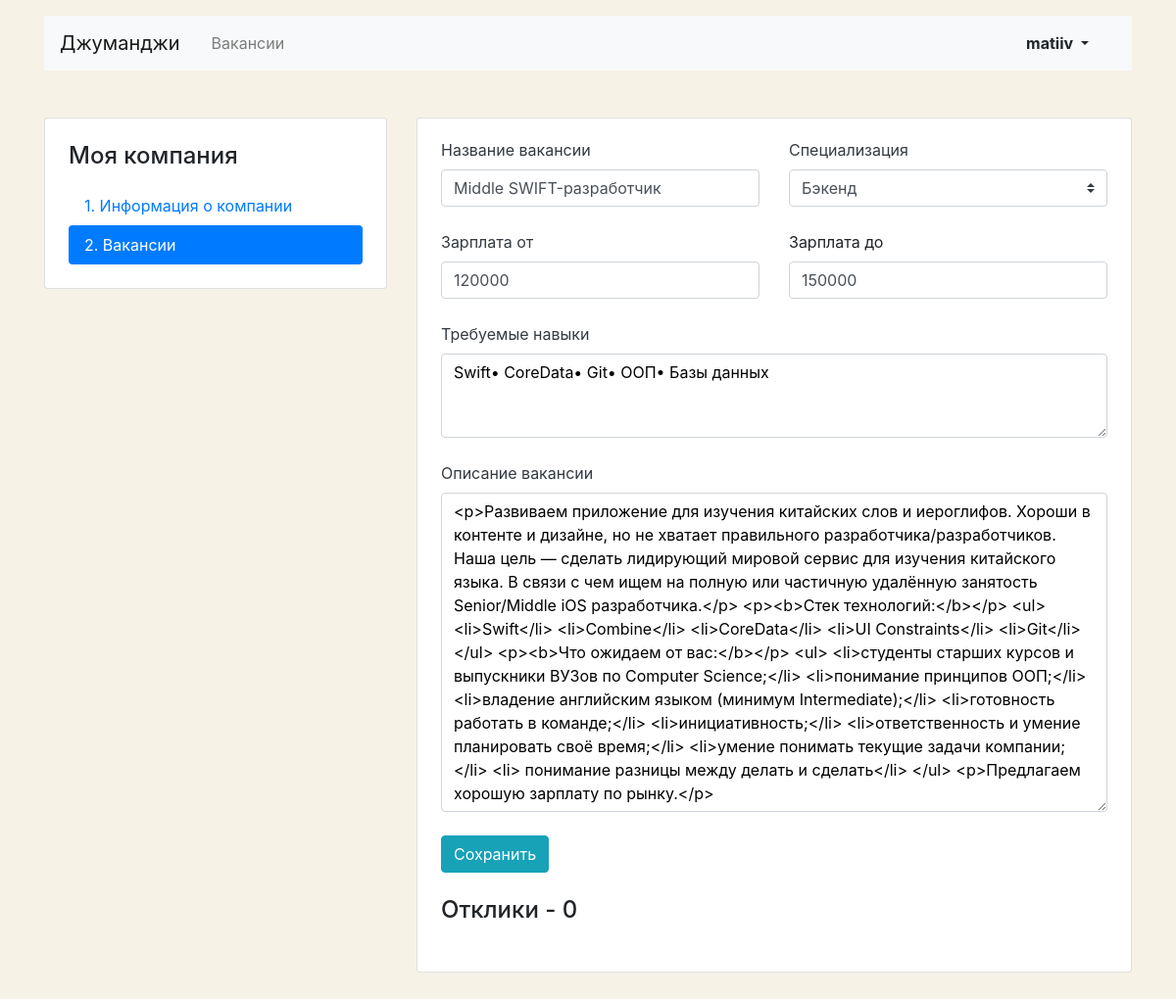
/mycompany/vacancies/edit/3 (signed in), run on an earlier commit of the app's database.
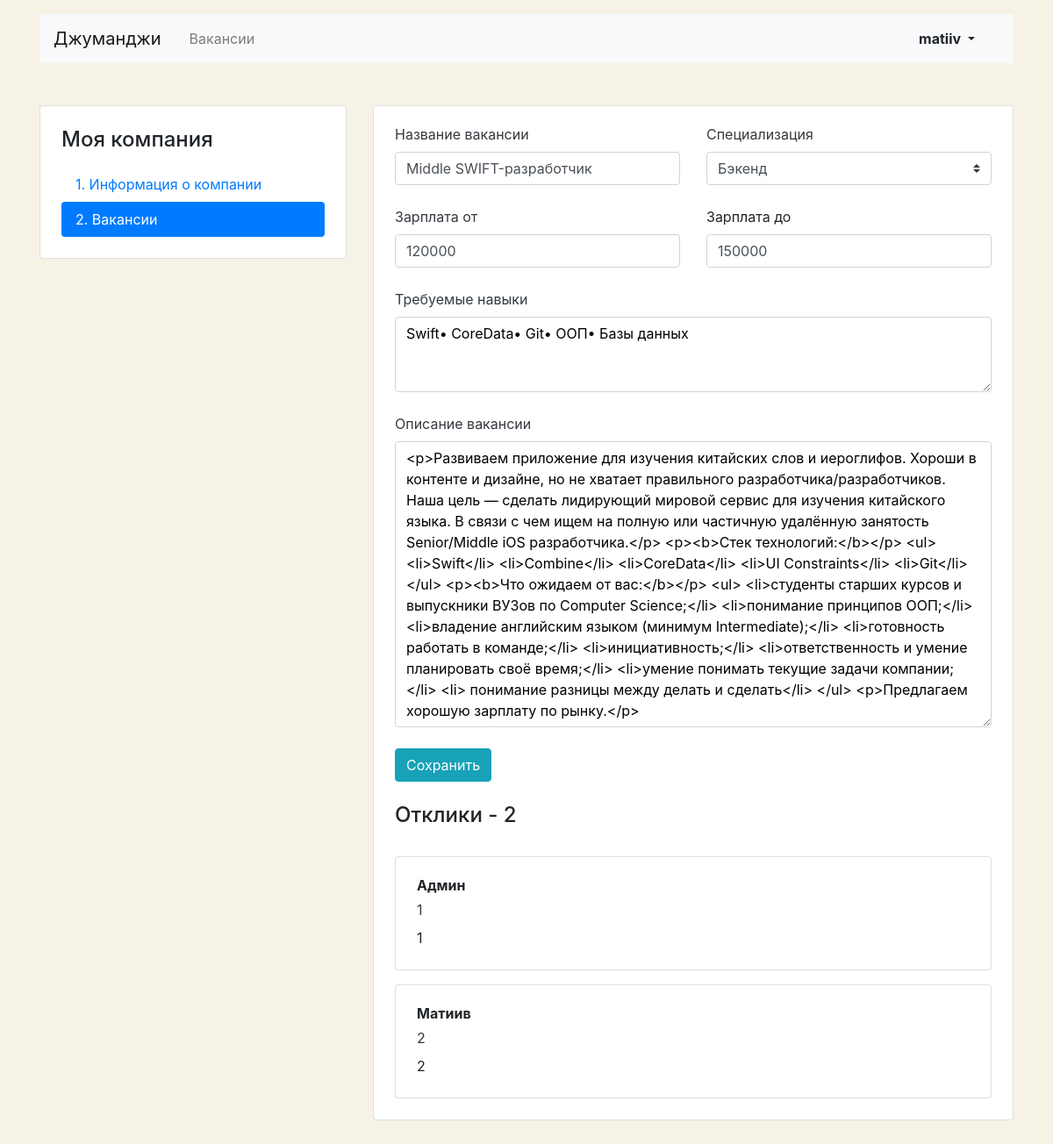
And on a later commit of the database.
### junior_hunter/models.py (models this page shows, shortened)
class Vacancy(models.Model):
    title = CharField(max_length=100)
    specialty = ForeignKey(Specialty, related_name='vacancies', on_delete=models.PROTECT)
    company = ForeignKey(Company, related_name='vacancies', on_delete=models.PROTECT)
    skills = CharField(max_length=100)
    description = TextField()
    salary_min = IntegerField()
    salary_max = IntegerField()
    published_at = DateTimeField()
    class Meta:
        verbose_name_plural = 'vacancies'

class Specialty(models.Model):
    code = CharField(max_length=100, primary_key=True)  # TODO сделать полем с выбором, возможно из другой модели
    title = CharField(max_length=100)
    picture = ImageField(upload_to=MEDIA_SPECIALITY_IMAGE_DIR)
    def __str__(self):
        return self.title

class Application(models.Model):
    written_username = CharField(max_length=100)
    written_phone = CharField(max_length=31)
    written_cover_letter = TextField()
    vacancy = ForeignKey(Vacancy, related_name='applications', on_delete=models.CASCADE)
    user = ForeignKey(User, related_name='applications', on_delete=models.CASCADE)
    class Meta:
        unique_together = ('vacancy', 'user')

### junior_hunter/views.py (the view, shortened to what this page needs)
class MyCompanyEditVacancy(LoginRequiredMixin, View):
    def get(self, request, *args, **kwargs):
        vacancy_id = kwargs['vacancy_id']
        vacancy = get_object_or_404(Vacancy, id=vacancy_id)
        vacancy_application = vacancy.applications
        vacancy_form = VacancyForm(instance=vacancy)
        context = {'form': vacancy_form,
                   'applications': vacancy_application,
                   }
        return render(request, 'junior_hunter/my-company-vacancy-edit.html', context)

### junior_hunter/forms.py
class VacancyForm(ModelForm):
    class Meta:
        model = Vacancy
        fields = (
            'title',
            'specialty',
            'salary_min',
            'salary_max',
            'skills',
            'description',  # TODO вот здесь нужно как-то от html код превратить в текст
        )

### junior_hunter/templatetags/filters.py (called while the page is built)
@register.filter
def split(value: str, separator: str) -> List[str]:
    return value.split(separator)

### junior_hunter/templates/junior_hunter/my-company-vacancy-edit.html (shortened to what this page needs)
{% extends 'junior_hunter/base.html' %}
{% load filters %}
{% block main %}
<main class="container mt-3 pb-5">
<div class="row mt-5">
  <div class="col-12 col-lg-4">
    <aside class="pt-3 pb-4 px-4 mb-5 card">
      <h1 class="h4 pt-2 pb-2">Моя компания</h1>
      <div class="nav flex-column nav-pills">
        <a class="nav-link" href="{% url 'mycompany' %}">1. Информация о&nbsp;компании</a>
        <a class="nav-link active" href="{% url 'mycompany_vacancies' %}">2. Вакансии</a>
      </div>
    </aside>
  </div>
  <div class="col-12 col-lg-8">
    <div class="card">
      <div class="card-body px-4 pb-4 tab-content">
        <section>
          <form enctype="multipart/form-data" method="post">
            <div class="row">
              <div class="col-12 col-md-6">
                <div class="form-group pb-2">
                  <label class="mb-2 text-dark" for="vacancyTitle">Название вакансии</label>
                  <input name="{{ form.title.name }}" class="form-control" type="text" value="{{ form.title.value|default:'' }}" id="vacancyTitle">
                </div>
              </div>
              <div class="col-12 col-md-6">
                <div class="form-group pb-2">
                  <label class="mb-2 text-dark" for="userSpecialization">Специализация</label>
                  <select name="{{ form.specialty.name }}" class="custom-select mr-sm-2" id="userSpecialization">
                      {% for cur_specialty in form.specialty %}
                          {{ cur_specialty }}
                      {% endfor %}
                  </select>
                </div>
              </div>
            </div>
            <div class="row">
              <div class="col-12 col-md-6">
                <div class="form-group pb-2">
                  <label class="mb-2 text-dark" for="vacancySalaryMin">Зарплата от</label>
                  <input name="{{ form.salary_min.name }}" class="form-control" type="text" value="{{ form.salary_min.value|default:'' }}" id="vacancySalaryMin">
                </div>
              </div>
              <div class="col-12 col-md-6">
                <div class="form-group pb-2">
                  <label class="mb-2" for="vacancySalaryMax">Зарплата до</label>
                  <input name="{{ form.salary_max.name }}" class="form-control" type="text" value="{{ form.salary_max.value|default:'' }}" id="vacancySalaryMax">
                </div>
              </div>
            </div>
            <div class="form-group pb-2">
              <label class="mb-2 text-dark" for="vacancySkills">Требуемые навыки</label>
              <textarea name="{{ form.skills.name }}"class="form-control" rows="3" id="vacancySkills" style="color:#000;">{{ form.skills.value|default:''|split:','|join:'•' }}</textarea>
            </div>
            <div class="form-group pb-2">
              <label class="mb-2 text-dark" for="vacancyDescription">Описание вакансии</label>
              <textarea name="{{ form.description.name }}" class="form-control" rows="13" id="vacancyDescription" style="color:#000;">{{ form.description.value|default:'' | safe }} </textarea>
            </div>
            <div class="form-group">
              <input type="submit" class="btn btn-info" value="Сохранить">
            </div>
          </form>
          <h2 class="h4 pt-2 pb-3">Отклики - {{ applications.count }}</h2>
          {% for cur_application in applications.all %}
              <div class="card mt-3">
                <div class="card-body px-4">
                  <p class="mb-1 font-weight-bold">{{ cur_application.written_username }}</p>
                  <p class="mb-2"><a href="tel:{{ cur_application.written_phone }}" class="text-dark">{{ cur_application.written_phone }}</a></p>
                  <p class="mb-1">{{ cur_application.written_cover_letter }}</p>
                </div>
              </div>
          {% endfor %}
        </section>
      </div>
    </div>
  </div>
</div>
</main>
{% endblock%}

What changed in the data, as far as the page shows it:
changed Vacancy "Middle SWIFT-разработчик": count "0" → "2"
added Application: written_username "Админ", written_phone "1", written_cover_letter "1"
added Application: written_username "Матиив", written_phone "2", written_cover_letter "2"
